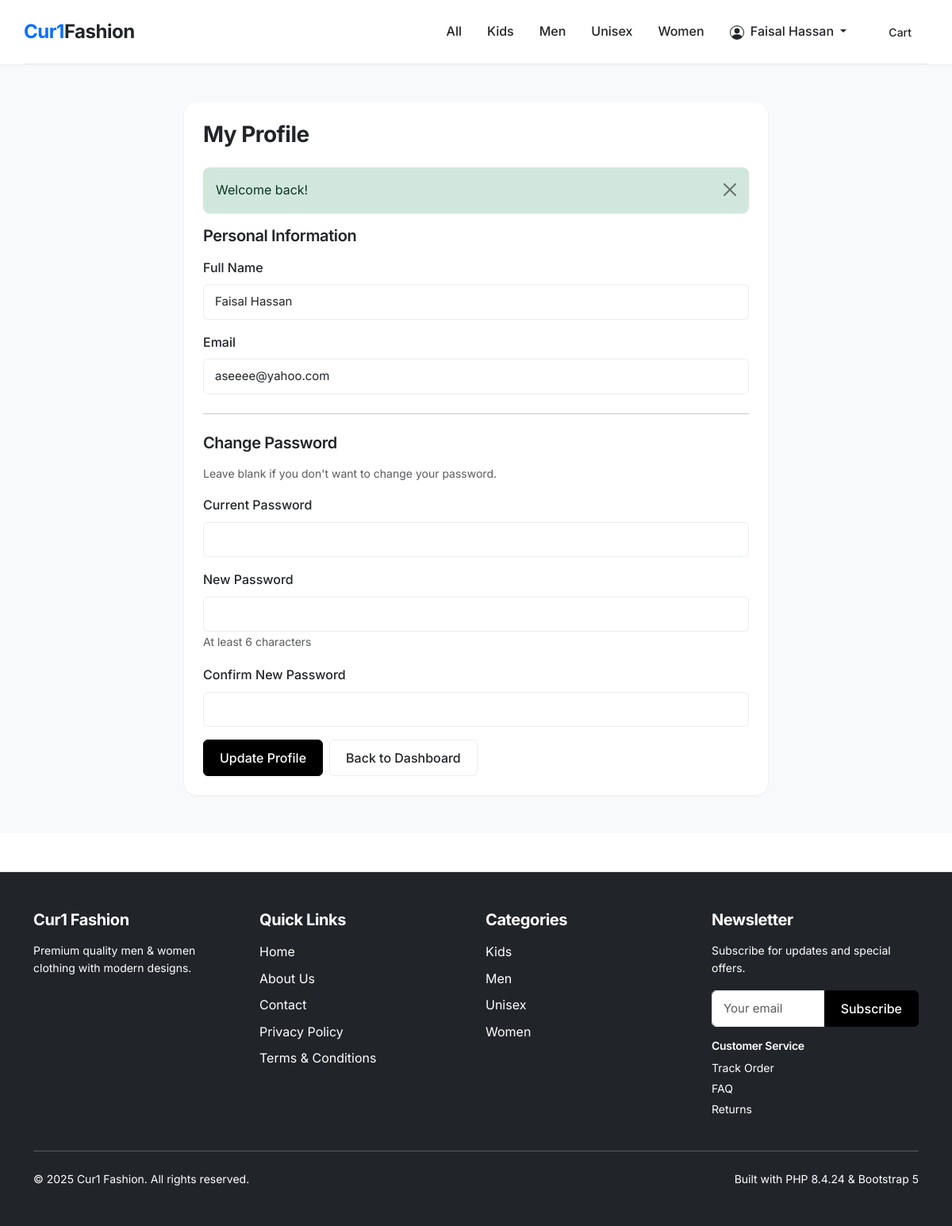
The page /account/profile.php (signed in) on the database its author committed.
### tables this page shows
CREATE TABLE `categories` (
  `id` int(11) NOT NULL,
  `name` varchar(255) NOT NULL,
  `slug` varchar(255) NOT NULL,
  `description` text DEFAULT NULL,
  `created_at` timestamp NOT NULL DEFAULT current_timestamp()
);

CREATE TABLE `users` (
  `id` int(11) NOT NULL,
  `email` varchar(255) NOT NULL,
  `password_hash` varchar(255) NOT NULL,
  `role` enum('admin','customer') NOT NULL DEFAULT 'customer',
  `name` varchar(255) NOT NULL,
  `created_at` timestamp NOT NULL DEFAULT current_timestamp()
);

### config/auth.php (called while the page is built, shortened)
<?php
require_once __DIR__ . '/functions.php';
function isLoggedIn(): bool {
    return isset($_SESSION['user_id']);
}
function getCurrentUser(): ?array {
    $pdo = getDB();
    $stmt = $pdo->prepare("SELECT id, email, role, name FROM users WHERE id = ?");
    $stmt->execute([$_SESSION['user_id']]);
    return $stmt->fetch() ?: null;
}

### config/settings.php (called while the page is built, shortened)
<?php
function getSetting(string $key, string $default = ''): string {
    static $settings = null;
    if ($settings === null) {
        $pdo = getDB();
        $stmt = $pdo->query("SELECT setting_key, setting_value FROM site_settings");
        $settings = [];
        while ($row = $stmt->fetch()) {
            $settings[$row['setting_key']] = $row['setting_value'];
        }
    }
    return $settings[$key] ?? $default;
}

### account/profile.php (the view, shortened to what this page needs)
<?php
require_once __DIR__ . '/../config/functions.php';
require_once __DIR__ . '/../config/auth.php';
$user = getCurrentUser();
include __DIR__ . '/../includes/header.php';
?>
<main class="py-5 bg-light min-vh-100">
    <div class="container">
        <div class="row justify-content-center">
            <div class="col-lg-8">
                <div class="bg-white rounded-4 shadow-sm p-4">
                    <h1 class="h3 fw-bold mb-4">My Profile</h1>
                    <form method="POST" action="">
                        <h5 class="fw-semibold mb-3">Personal Information</h5>
                        <div class="mb-3">
                            <label for="name" class="form-label">Full Name</label>
                            <input type="text" class="form-control" id="name" name="name" required
                                   value="<?= htmlspecialchars($_POST['name'] ?? $user['name'] ?? '') ?>">
                        </div>
                        <div class="mb-3">
                            <label for="email" class="form-label">Email</label>
                            <input type="email" class="form-control" id="email" name="email" required
                                   value="<?= htmlspecialchars($_POST['email'] ?? $user['email'] ?? '') ?>">
                        </div>
                        <hr class="my-4">
                        <h5 class="fw-semibold mb-3">Change Password</h5>
                        <p class="text-muted small">Leave blank if you don't want to change your password.</p>
                        <div class="mb-3">
                            <label for="current_password" class="form-label">Current Password</label>
                            <input type="password" class="form-control" id="current_password" name="current_password">
                        </div>
                        <div class="mb-3">
                            <label for="new_password" class="form-label">New Password</label>
                            <input type="password" class="form-control" id="new_password" name="new_password">
                            <small class="text-muted">At least 6 characters</small>
                        </div>
                        <div class="mb-3">
                            <label for="confirm_password" class="form-label">Confirm New Password</label>
                            <input type="password" class="form-control" id="confirm_password" name="confirm_password">
                        </div>
                        <div class="d-flex gap-2">
                            <button type="submit" class="btn btn-primary">Update Profile</button>
                            <a href="dashboard.php" class="btn btn-outline-secondary">Back to Dashboard</a>
                        </div>
                    </form>
                </div>
            </div>
        </div>
    </div>
</main>
<?php include __DIR__ . '/../includes/footer.php'; ?>

### includes/header.php (shortened to what this page needs)
<?php
$scriptDir = dirname($_SERVER['SCRIPT_NAME']);
$normalizedDir = rtrim($scriptDir, '/');
if ($normalizedDir === '' || $normalizedDir === '/') {
    $basePath = '/';
} else {
    $pathParts = explode('/', ltrim($normalizedDir, '/'));
    if (!empty($pathParts)) {
        $basePath = '/' . $pathParts[0] . '/';
    } else {
        $basePath = '/';
    }
}
$headerOnly = isset($headerOnly) && $headerOnly === true;
if (!$headerOnly):
?>
<!DOCTYPE html>
<html lang="en">
<head>
    <link href="https://cdn.jsdelivr.net/npm/bootstrap@5.3.2/dist/css/bootstrap.min.css" rel="stylesheet">
    <link rel="stylesheet" href="<?= $basePath ?>assets/css/shop.css">
</head>
<body>
<?php endif; ?>
<header class="shadow-sm sticky-top bg-white">
    <nav class="navbar navbar-expand-lg container py-3">
        <a class="navbar-brand fw-bold text-primary" href="<?= $basePath ?>index.php">
            Cur1<span class="text-dark">Fashion</span>
        </a>
        <div class="collapse navbar-collapse" id="mainNavbar">
            <ul class="navbar-nav ms-auto mb-2 mb-lg-0 align-items-lg-center">
                <li class="nav-item">
                    <a class="nav-link <?= (isset($activeCategorySlug) && $activeCategorySlug === 'all') ? 'active' : '' ?>" href="<?= $basePath ?>index.php?category=all">All</a>
                </li>
                <?php
                if (!isset($categories)) {
                    $pdo = getDB();
                    $categories = $pdo->query("SELECT * FROM categories ORDER BY name ASC")->fetchAll();
                }
                $activeCategorySlug = $activeCategorySlug ?? 'all';
                foreach ($categories as $cat): ?>
                    <li class="nav-item">
                        <a class="nav-link <?= $activeCategorySlug === $cat['slug'] ? 'active' : '' ?>"
                           href="<?= $basePath ?>index.php?category=<?= htmlspecialchars($cat['slug']) ?>">
                            <?= htmlspecialchars($cat['name']) ?>
                        </a>
                    </li>
                <?php endforeach; ?>
                <?php if (isLoggedIn()): ?>
                    <li class="nav-item dropdown">
                        <a class="nav-link dropdown-toggle" href="#" id="userDropdown" role="button" data-bs-toggle="dropdown" aria-expanded="false">
                            <svg width="18" height="18" fill="currentColor" viewBox="0 0 16 16" class="me-1">
                                <path d="M11 6a3 3 0 1 1-6 0 3 3 0 0 1 6 0z"/>
                                <path fill-rule="evenodd" d="M0 8a8 8 0 1 1 16 0A8 8 0 0 1 0 8zm8-7a7 7 0 0 0-5.468 11.37C3.242 11.226 4.805 10 8 10s4.757 1.225 5.468 2.37A7 7 0 0 0 8 1z"/>
                            </svg>
                            <?= htmlspecialchars($_SESSION['user_name'] ?? 'User') ?>
                        </a>
                    </li>
                <?php endif; ?>
                <li class="nav-item ms-lg-3">
                    <a class="btn btn-sm btn-outline-dark position-relative" href="<?= $basePath ?>cart.php">
                        Cart
                    </a>
                </li>
            </ul>
        </div>
    </nav>
</header>

### includes/footer.php (shortened to what this page needs)
<?php
require_once __DIR__ . '/../config/settings.php';
$pdo = getDB();
$footerCategories = $pdo->query("SELECT * FROM categories ORDER BY name ASC LIMIT 6")->fetchAll();
$footerLogo = getSetting('footer_logo_path');
$footerDesc = getSetting('footer_description', 'Premium quality men & women clothing with modern designs.');
?>
<footer class="bg-dark text-white py-5 mt-5">
    <div class="container">
        <div class="row g-4">
            <div class="col-md-3 col-sm-6">
                <?php if ($footerLogo): ?>
                    <div class="mb-3">
                        <img src="<?= htmlspecialchars($footerLogo) ?>" alt="Logo" style="max-height: 50px;">
                    </div>
                <?php else: ?>
                    <h5 class="fw-bold mb-3">Cur1 Fashion</h5>
                <?php endif; ?>
                <p class="text-white small mb-3">
                    <?= htmlspecialchars($footerDesc) ?>
                </p>
            </div>
            <div class="col-md-3 col-sm-6">
                <h5 class="fw-bold mb-3 text-white">Quick Links</h5>
                <ul class="list-unstyled">
                    <li class="mb-2"><a href="index.php" class="text-light text-decoration-none">Home</a></li>
                    <li class="mb-2"><a href="about.php" class="text-light text-decoration-none">About Us</a></li>
                    <li class="mb-2"><a href="contact.php" class="text-light text-decoration-none">Contact</a></li>
                    <li class="mb-2"><a href="privacy.php" class="text-light text-decoration-none">Privacy Policy</a></li>
                    <li class="mb-2"><a href="terms.php" class="text-light text-decoration-none">Terms & Conditions</a></li>
                </ul>
            </div>
            <div class="col-md-3 col-sm-6">
                <h5 class="fw-bold mb-3 text-white">Categories</h5>
                <ul class="list-unstyled">
                    <?php if (!empty($footerCategories)): ?>
                        <?php foreach ($footerCategories as $cat): ?>
                            <li class="mb-2">
                                <a href="index.php?category=<?= htmlspecialchars($cat['slug']) ?>" class="text-light text-decoration-none">
                                    <?= htmlspecialchars($cat['name']) ?>
                                </a>
                            </li>
                        <?php endforeach; ?>
                    <?php else: ?>
                        <li class="mb-2 text-white small">No categories available</li>
                    <?php endif; ?>
                </ul>
            </div>
            <div class="col-md-3 col-sm-6">
                <h5 class="fw-bold mb-3 text-white">Newsletter</h5>
                <p class="text-white small mb-3">Subscribe for updates and special offers.</p>
                <form method="POST" action="newsletter.php" class="mb-3">
                    <div class="input-group">
                        <input type="email" class="form-control" name="email" placeholder="Your email" required>
                        <button class="btn btn-primary" type="submit">Subscribe</button>
                    </div>
                </form>
                <div class="mt-3">
                    <h6 class="fw-semibold mb-2 small text-white">Customer Service</h6>
                    <ul class="list-unstyled small">
                        <li class="mb-1"><a href="orders/track.php" class="text-light text-decoration-none">Track Order</a></li>
                        <li class="mb-1"><a href="contact.php" class="text-light text-decoration-none">FAQ</a></li>
                        <li class="mb-1"><a href="contact.php" class="text-light text-decoration-none">Returns</a></li>
                    </ul>
                </div>
            </div>
        </div>
        <hr class="my-4 bg-secondary">
        <div class="row">
            <div class="col-md-6">
                <p class="text-white small mb-0">&copy; <?= date('Y') ?> Cur1 Fashion. All rights reserved.</p>
            </div>
            <div class="col-md-6 text-md-end">
                <p class="text-white small mb-0">Built with PHP <?= PHP_VERSION ?> &amp; Bootstrap 5</p>
            </div>
        </div>
    </div>
</footer>
</body>
</html>

### assets/css/shop.css (style rules this page uses)
* { box-sizing: border-box; }
:root { --primary-color: #000000; --secondary-color: #6c757d; --accent-color: #0d6efd; --bg-light: #f8f9fa; --border-color: #e9ecef; --text-primary: #212529; --text-secondary: #6c757d; --shadow-sm: 0 1px 3px rgba(0, 0, 0, 0.05); --shadow-md: 0 4px 12px rgba(0, 0, 0, 0.08); --shadow-lg: 0 10px 30px rgba(0, 0, 0, 0.12); }
body { font-family: 'Inter', -apple-system, BlinkMacSystemFont, 'Segoe UI', sans-serif; background-color: #ffffff; color: var(--text-primary); line-height: 1.6; -webkit-font-smoothing: antialiased; -moz-osx-font-smoothing: grayscale; }
h1, h2, h3, h4, h5, h6 { font-weight: 600; line-height: 1.2; letter-spacing: -0.02em; }
.navbar { border-bottom: 1px solid var(--border-color); }
.navbar-brand { font-size: 1.5rem; letter-spacing: -0.02em; font-weight: 700; }
.nav-link { font-weight: 500; color: var(--text-primary) !important; position: relative; transition: color 0.2s; padding: 0.5rem 1rem !important; }
footer { color: #ffffff !important; }
footer a.text-light, footer a.text-white, footer .text-white, footer p, footer li, footer h5, footer h6, footer small, footer .text-muted { color: #ffffff !important; }
.btn { border-radius: 0.375rem; font-weight: 500; padding: 0.625rem 1.25rem; transition: all 0.2s ease; border: 1px solid transparent; }
.btn-primary { background-color: var(--primary-color); border-color: var(--primary-color); color: #ffffff; }
.btn-outline-secondary { border-color: var(--border-color); color: var(--text-primary); }
.form-control, .form-select { border-radius: 0.375rem; border: 1px solid var(--border-color); padding: 0.625rem 0.875rem; transition: all 0.2s; font-size: 0.9375rem; }
.form-label { font-weight: 500; margin-bottom: 0.5rem; color: var(--text-primary); }
footer { border-top: 1px solid var(--border-color); background-color: #ffffff; }
.shadow-sm { box-shadow: var(--shadow-sm) !important; }
.rounded-4 { border-radius: 1rem !important; }
* { transition: color 0.2s, background-color 0.2s, border-color 0.2s; }

### rows shown on the page
categories: name "Kids"
categories: name "Men"
categories: name "Unisex"
categories: name "Women"
users: name "Faisal Hassan", email "aseeee@yahoo.com"

### other values the page prints
$_SESSION['user_name'] "Faisal Hassan"
$flash['text'] "Welcome back!"
$footerDesc "Premium quality men & women clothing with modern designs."
PHP_VERSION "8.4.24"
